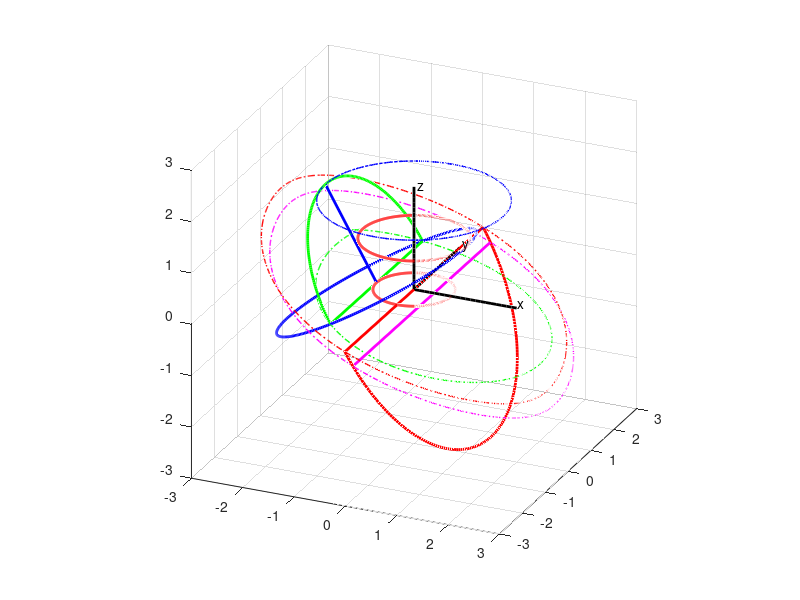

The MATLAB script that drew this image:
% Plot moving 3D gear set with same size but lower part 
% (show lower semi circle)
% Mengtang Li
% Apr 13
clear; clf; close all;

figure('OuterPosition', [50 50 1000 1000]);
grid minor; grid on; hold on;
% plot x-axis
xaxis_x = 0:0.1:2;
xaxis_y = zeros(1,size(xaxis_x,2));
xaxis_z = zeros(1,size(xaxis_x,2));
% plot y-axis
yaxis_x = zeros(1,size(xaxis_x,2));
yaxis_y = 0:0.1:2;
yaxis_z = zeros(1,size(xaxis_x,2));
% plot z-axis
zaxis_x = zeros(1,size(xaxis_x,2));
zaxis_y = zeros(1,size(xaxis_x,2));
zaxis_z = 0:0.1:2;
% specify the lengh of axis
xlim([-3 3]); ylim([-3 3]); zlim([-3 3]);
plot3(xaxis_x,xaxis_y,xaxis_z,'k','linewidth',2);
grid on; grid minor; hold on;
plot3(yaxis_x,yaxis_y,yaxis_z,'k','linewidth',2);
plot3(zaxis_x,zaxis_y,zaxis_z,'k','linewidth',2);
% legend('x-axis', 'y-axis', 'z-axis');
text(2.0,0.05,0.05,'x');
text(0.05,2.0,0.05,'y');
text(0.05,0.05,2.0,'z');
daspect([1 1 1]);
view(24,24);


alpha = pi/6;
beta = pi/6;
R = 1;
L = (sqrt(3)-1)*2*R;
h = L;
angle = 0:0.01:2*pi;
n = size(angle,2);
x_record1 = zeros(1,n);
y_record1 = zeros(1,n);
z_record1 = zeros(1,n);
x_record2 = zeros(1,n);
y_record2 = zeros(1,n);
z_record2 = zeros(1,n);
x_record3 = zeros(1,n);
y_record3 = zeros(1,n);
z_record3 = zeros(1,n);
x_record4 = zeros(1,n);
y_record4 = zeros(1,n);
z_record4 = zeros(1,n);
x_record5 = zeros(1,n);
y_record5 = zeros(1,n);
z_record5 = zeros(1,n);
x_record6 = zeros(1,n);
y_record6 = zeros(1,n);
z_record6 = zeros(1,n);

plot3(L/2*cos(angle), L/2*sin(angle), 0*angle, 'r', 'linewidth',2)
plot3(R*cos(angle), R*sin(angle), 0*angle+R, 'r', 'linewidth',2)
pause(2);

for i = 1:1:n
    wt = angle(i);
    
    Ainv = [ (3^(1/2)*cos(2*wt))/2,  (3^(1/2)*sin(2*wt))/2,    1/2;
        -sin(2*wt),               cos(2*wt),              0;
        -cos(2*wt)/2,            -sin(2*wt)/2,         3^(1/2)/2;];
    
    Binv = [ cos(-wt) sin(-wt) 0;
        -sin(-wt) cos(-wt) 0;
        0       0       1;];
    
    C = Binv*Ainv;
    % Now the C is correct
    
    % distance between origin and center of rotating circle
    R_x = -L/2*cos(2*wt);
    R_y = -L/2*sin(2*wt);
    R_z = 0;
    
    % the rotating circle [blue]
    theta = 0:0.02:2*pi;
    rho_x = 2*R*(cos(theta)*C(1,1)+sin(theta)*C(2,1));
    rho_y = 2*R*(cos(theta)*C(1,2)+sin(theta)*C(2,2));
    rho_z = 2*R*(cos(theta)*C(1,3)+sin(theta)*C(2,3));
    
    % lower part half circle [green]
    phi = 0:0.02:pi;
    rho2_x = 2*R*(cos(phi)*C(2,1)+sin(phi)*C(3,1));
    rho2_y = 2*R*(cos(phi)*C(2,2)+sin(phi)*C(3,2));
    rho2_z = 2*R*(cos(phi)*C(2,3)+sin(phi)*C(3,3));
    
    % bigger lower part half circle [cayon]
    phi = pi:0.02:2*pi;
    rho2_xe = 3*R*cos(phi)*C(2,1)+(3*R*sin(phi)-h)*C(3,1);
    rho2_ye = 3*R*cos(phi)*C(2,2)+(3*R*sin(phi)-h)*C(3,2);
    rho2_ze = 3*R*cos(phi)*C(2,3)+(3*R*sin(phi)-h)*C(3,3);  
    % lowered bigger lower part half circle [cayon]
    phi2 = (pi+asin(0.1)):0.02:(2*pi-asin(0.1));
    rho2_xe2 = 3*R*cos(phi2)*C(2,1)+(3*R*sin(phi2)-(h-3*R*0.1))*C(3,1);
    rho2_ye2 = 3*R*cos(phi2)*C(2,2)+(3*R*sin(phi2)-(h-3*R*0.1))*C(3,2);
    rho2_ze2 = 3*R*cos(phi2)*C(2,3)+(3*R*sin(phi2)-(h-3*R*0.1))*C(3,3);   
    
    % vertex of normal vector of radius R in moving frame
    rho_xvt = 0+0+2*R*C(3,1);
    rho_yvt = 0+0+2*R*C(3,2);
    rho_zvt = 0+0+2*R*C(3,3);
    % 1st point (0 deg) in moving frame
    rho_x1 = 2*R*(cos(0)*C(1,1)+sin(0)*C(2,1));
    rho_y1 = 2*R*(cos(0)*C(1,2)+sin(0)*C(2,2));
    rho_z1 = 2*R*(cos(0)*C(1,3)+sin(0)*C(2,3));
    % 2nd point (90 deg) in moving frame
    rho_x2 = 2*R*(cos(pi/2)*C(1,1)+sin(pi/2)*C(2,1));
    rho_y2 = 2*R*(cos(pi/2)*C(1,2)+sin(pi/2)*C(2,2));
    rho_z2 = 2*R*(cos(pi/2)*C(1,3)+sin(pi/2)*C(2,3));
    % 3rd point (180 deg) in moving frame
    rho_x3 = 2*R*(cos(pi)*C(1,1)+sin(pi)*C(2,1));
    rho_y3 = 2*R*(cos(pi)*C(1,2)+sin(pi)*C(2,2));
    rho_z3 = 2*R*(cos(pi)*C(1,3)+sin(pi)*C(2,3));
    % 4th point (270 deg) in moving frame
    rho_x4 = 2*R*(cos(3*pi/2)*C(1,1)+sin(3*pi/2)*C(2,1));
    rho_y4 = 2*R*(cos(3*pi/2)*C(1,2)+sin(3*pi/2)*C(2,2));
    rho_z4 = 2*R*(cos(3*pi/2)*C(1,3)+sin(3*pi/2)*C(2,3));
    % extended 2nd point (90 deg) in moving frame
    rho_x2e = 3*R*cos(pi/2)*C(1,1)+3*R*sin(pi/2)*C(2,1)-h*C(3,1);
    rho_y2e = 3*R*cos(pi/2)*C(1,2)+3*R*sin(pi/2)*C(2,2)-h*C(3,2);
    rho_z2e = 3*R*cos(pi/2)*C(1,3)+3*R*sin(pi/2)*C(2,3)-h*C(3,3);
    % lowered extended 2nd point (90 deg) in moving frame
    rho_x2e2 = 3*R*cos(pi+asin(0.1))*C(2,1)+(3*R*sin(pi+asin(0.1))-(h-3*R*0.1))*C(3,1);
    rho_y2e2 = 3*R*cos(pi+asin(0.1))*C(2,2)+(3*R*sin(pi+asin(0.1))-(h-3*R*0.1))*C(3,2);
    rho_z2e2 = 3*R*cos(pi+asin(0.1))*C(2,3)+(3*R*sin(pi+asin(0.1))-(h-3*R*0.1))*C(3,3); 
    % extended 4nd point (270 deg) in moving frame
    rho_x4e = 3*R*cos(3*pi/2)*C(1,1)+3*R*sin(3*pi/2)*C(2,1)-h*C(3,1);
    rho_y4e = 3*R*cos(3*pi/2)*C(1,2)+3*R*sin(3*pi/2)*C(2,2)-h*C(3,2);
    rho_z4e = 3*R*cos(3*pi/2)*C(1,3)+3*R*sin(3*pi/2)*C(2,3)-h*C(3,3);
    % lowered extended 4nd point (270 deg) in moving frame
    rho_x4e2 = 3*R*cos(2*pi-asin(0.1))*C(2,1)+(3*R*sin(2*pi-asin(0.1))-(h-3*R*0.1))*C(3,1);
    rho_y4e2 = 3*R*cos(2*pi-asin(0.1))*C(2,2)+(3*R*sin(2*pi-asin(0.1))-(h-3*R*0.1))*C(3,2);
    rho_z4e2 = 3*R*cos(2*pi-asin(0.1))*C(2,3)+(3*R*sin(2*pi-asin(0.1))-(h-3*R*0.1))*C(3,3); 
    % center of moving circle in fixed frame
    r_x = R_x + rho_x;
    r_y = R_y + rho_y;
    r_z = R_z + rho_z;
    %vertex of normal vector of radius R in fixed frame
    r_xvt = R_x + rho_xvt;  x_record1(i) = r_xvt;
    r_yvt = R_y + rho_yvt;  y_record1(i) = r_yvt;
    r_zvt = R_z + rho_zvt;  z_record1(i) = r_zvt;
    % 1st point (0 deg) in fixed frame
    r_x1 = R_x + rho_x1;  x_record2(i) = r_x1;
    r_y1 = R_y + rho_y1;  y_record2(i) = r_y1;
    r_z1 = R_z + rho_z1;  z_record2(i) = r_z1;
    % 2nd point (90 deg) in fixed frame
    r_x2 = R_x + rho_x2;  x_record3(i) = r_x2;
    r_y2 = R_y + rho_y2;  y_record3(i) = r_y2;
    r_z2 = R_z + rho_z2;  z_record3(i) = r_z2;
    % 3rd point (180 deg) in fixed frame
    r_x3 = R_x + rho_x3;
    r_y3 = R_y + rho_y3;
    r_z3 = R_z + rho_z3;
    % 4th point (270 deg) in fixed frame
    r_x4 = R_x + rho_x4;
    r_y4 = R_y + rho_y4;
    r_z4 = R_z + rho_z4;
    % lower part half circle
    r2_x = R_x + rho2_x;
    r2_y = R_y + rho2_y;
    r2_z = R_z + rho2_z;
    % bigger lower part half circle
    r2_xe = R_x + rho2_xe;
    r2_ye = R_y + rho2_ye;
    r2_ze = R_z + rho2_ze + (3^0.5)/2*h;
    %!! lowered bigger lower part half circle
    r2_xe2 = R_x + rho2_xe2 + 0.3*R*0.5; % just translation. same 
    r2_ye2 = R_y + rho2_ye2 + 0;         % trajectory.
    r2_ze2 = R_z + rho2_ze2 + (3^0.5)/2*h - 0.3*R*0.5*sqrt(3);    
    % extended 2nd point (90 deg) in moving frame
    r_x2e = R_x + rho_x2e;  x_record4(i) = r_x2e;
    r_y2e = R_y + rho_y2e;  y_record4(i) = r_y2e;
    r_z2e = R_z + rho_z2e + (3^0.5)/2*h;  z_record4(i) = r_z2e;
    %!! lowered extended 2nd point (90 deg) in moving frame
    r_x2e2 = R_x + rho_x2e2 + 0.3*R*0.5;  x_record5(i) = r_x2e2;
    r_y2e2 = R_y + rho_y2e2 + 0;  y_record5(i) = r_y2e2;
    r_z2e2 = R_z + rho_z2e2 + (3^0.5)/2*h - 0.3*R*0.5*sqrt(3);  z_record5(i) = r_z2e2;    
    % extended 4th point (270 deg) in moving frame
    r_x4e = R_x + rho_x4e; 
    r_y4e = R_y + rho_y4e;  
    r_z4e = R_z + rho_z4e + (3^0.5)/2*h;  
    %!! lowered extended 4th point (270 deg) in moving frame
    r_x4e2 = R_x + rho_x4e2 + 0.3*R*0.5; 
    r_y4e2 = R_y + rho_y4e2 + 0;  
    r_z4e2 = R_z + rho_z4e2 + (3^0.5)/2*h - 0.3*R*0.5*sqrt(3); 
    
    x_record6(i) = (r_x2e2+r_x4e2)/2;
    y_record6(i) = (r_y2e2+r_y4e2)/2;
    z_record6(i) = (r_z2e2+r_z4e2)/2;
    
    plotcircle1 = plot3(r_x,r_y,r_z,'b','linewidth',2);
    plotcircle2 = plot3(r2_x,r2_y,r2_z,'g','linewidth',2);
    plotcircle3 = plot3(r2_xe,r2_ye,r2_ze,'r','linewidth',2);
    plotcircle4 = plot3(r2_xe2,r2_ye2,r2_ze2,'m','linewidth',2);
    plotline0 = plot3([R_x; r_xvt], [R_y; r_yvt], [R_z; r_zvt],'b','linewidth',2);
    plotline1 = plot3([r_x2; r_x4], [r_y2; r_y4], [r_z2; r_z4],'g','linewidth',2); %!!
    plotline2 = plot3([r_x2e; r_x4e], [r_y2e; r_y4e], [r_z2e; r_z4e],'r','linewidth',2);
    plotline3 = plot3([r_x2e2; r_x4e2], [r_y2e2; r_y4e2], [r_z2e2; r_z4e2],'m','linewidth',2);
    
    pause(0.02);
    if (i < n)
        delete(plotcircle1);
        delete(plotcircle2);
        delete(plotcircle3);
        delete(plotcircle4);
        delete(plotline0);
        delete(plotline1);
        delete(plotline2);
        delete(plotline3);
    end
    
end
plot3(x_record1, y_record1, z_record1, 'b-.','linewidth',1);
plot3(x_record3, y_record3, z_record3, 'g-.','linewidth',1);
plot3(x_record4, y_record4, z_record4, 'r-.','linewidth',1);
plot3(x_record5, y_record5, z_record5, 'm-.','linewidth',1);
plot3(x_record6, y_record6, z_record6, 'k-.','linewidth',1);